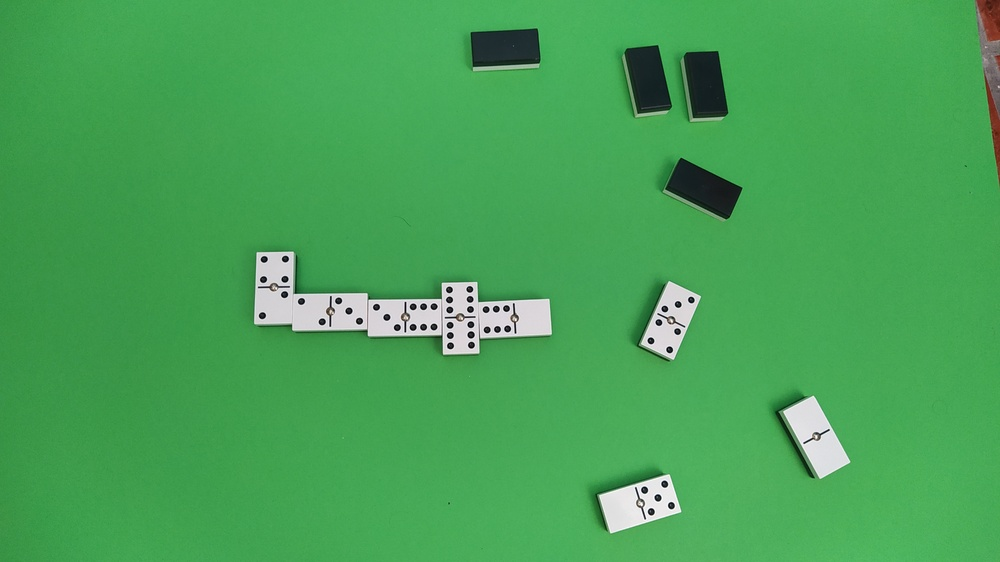
#> input picture vision/fotos_reales/1680906009262.jpg, 1000 x 562 px, shrunk from 4000 x 2248 before the run
$ python -i piece_recognition_v2.py   (imports and definitions only)
#> lines starting #> are read from the running program, lines starting #| are printed output that depends on the picture; after the words box and inside, x2 and y2 are one past the last pixel; in counts of white or black regions, pixels touching at a corner belong together
#> further down, picture is the input picture: shape (562, 1000, 3); mean B, G, R 86.3, 162.5, 71.2
import cv2 as cv
import imutils
from typing import Tuple

def piece_recognition(img, verbose=False, size=1e4) -> Tuple[bool, str]:
    """Reconocimiento del tipo de pieza utilizando la libreria OpenCV

    Args:
        img (Mat): Imagen a clasificar
        verbose (bool): Mostrar mensajes de seguimiento o no
        size (float): Area de la imagen total en píxeles (width*height)
    Returns:
        str: Tipo de ficha
    """
#> called with verbose = False, size = 10000

    gray = cv.cvtColor(img, cv.COLOR_BGR2GRAY)
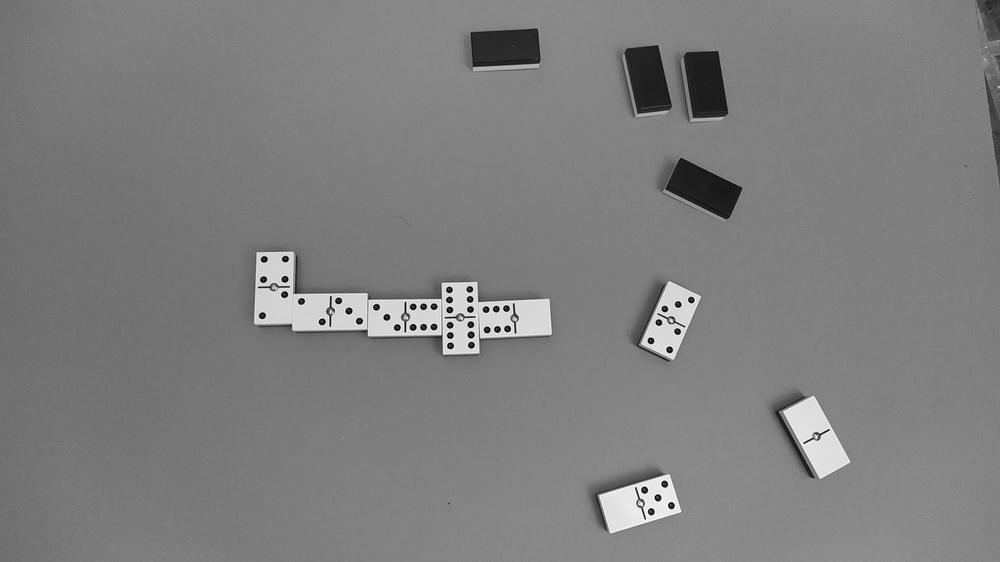
#> gray: shape (562, 1000); min 0, max 255, mean 126.5
    # cv.imshow("Escala de grises", gray)

    thresh, binarized = cv.threshold(gray, 0, 255, cv.THRESH_BINARY+cv.THRESH_OTSU)
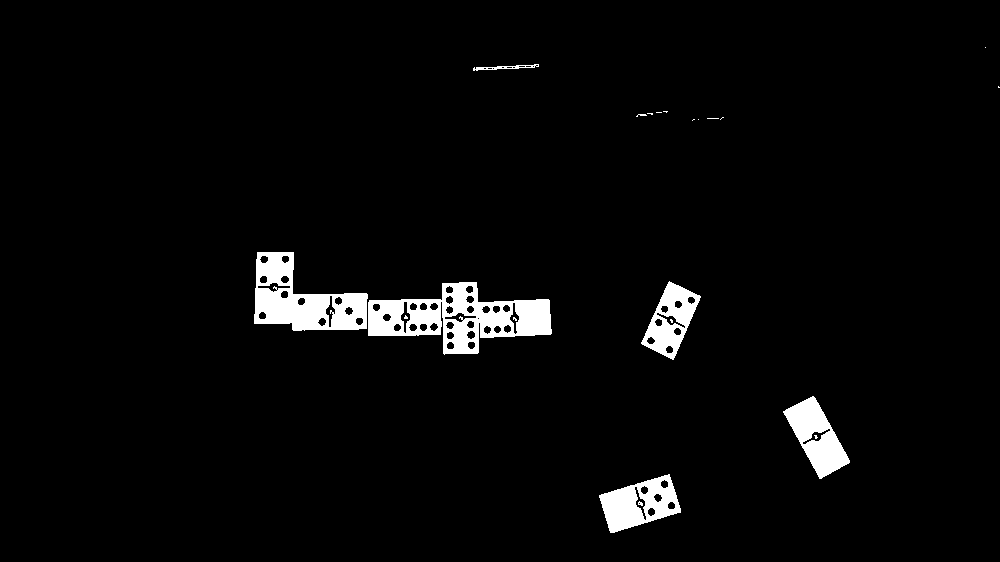
#> binarized: shape (562, 1000); 3.4% white; 21 white regions (15 under 20 px)
#> thresh = 170
    # cv.imshow(f"Imagen binarizada con umbral: {thresh}", binarized)

    contours, _ = cv.findContours(binarized, mode=cv.RETR_CCOMP, method=cv.CHAIN_APPROX_SIMPLE)
#> contours = 91 contours, 27 with area under 20; largest, box (x1, y1, x2, y2) and area: (368, 282, 552, 355) 7506, (254, 252, 368, 331) 5230, (599, 474, 681, 533) 2882, (783, 396, 850, 479) 2618, (641, 281, 701, 360) 2427
    if verbose:
        print(f"Hay {len(contours)} contornos")

    # Primero tratamos el contorno externo
    idx_max_contour, max_contour = max(enumerate(contours), key = lambda x:cv.contourArea(x[1]))
#> idx_max_contour = 15; max_contour = contour of 61 points, box (x1, y1, x2, y2) (368, 282, 552, 355), area 7506
    if verbose:
        print(f"El contorno externo tiene {len(contours[idx_max_contour])} lados")

    _, (width,height), angle = cv.minAreaRect(max_contour)
#> width = 183.1; height = 71.51; angle = -1.74
    # Comprobar si la imagen está muy lejos
    if width*height < 0.02*size:
        print()
        return (False, f"No hay pieza o pieza muy lejos. Dimensiones detectadas: {width}*{height}")
    if verbose:
        print(f"Ángulo del contorno externo: {angle}")

    if angle > 0 and angle != 90:
        if verbose:
            print(f"Ángulo de giro: {angle}")
        img = imutils.rotate(img, angle)
        gray = cv.cvtColor(img, cv.COLOR_BGR2GRAY)
        thresh, binarized = cv.threshold(gray, 0, 255, cv.THRESH_BINARY+cv.THRESH_OTSU)
        # cv.imshow(f"Imagen binarizada con umbral: {thresh}", binarized)
        contours, _ = cv.findContours(binarized, mode=cv.RETR_CCOMP, method=cv.CHAIN_APPROX_SIMPLE)
        idx_max_contour, max_contour = max(enumerate(contours), key = lambda x:cv.contourArea(x[1]))

    (x,y,w,h) = cv.boundingRect(max_contour)
#> x = 368; y = 282; w = 184; h = 73
    cv.rectangle(img, (x,y), (x+w,y+h), color=(0,255,0), thickness=1)
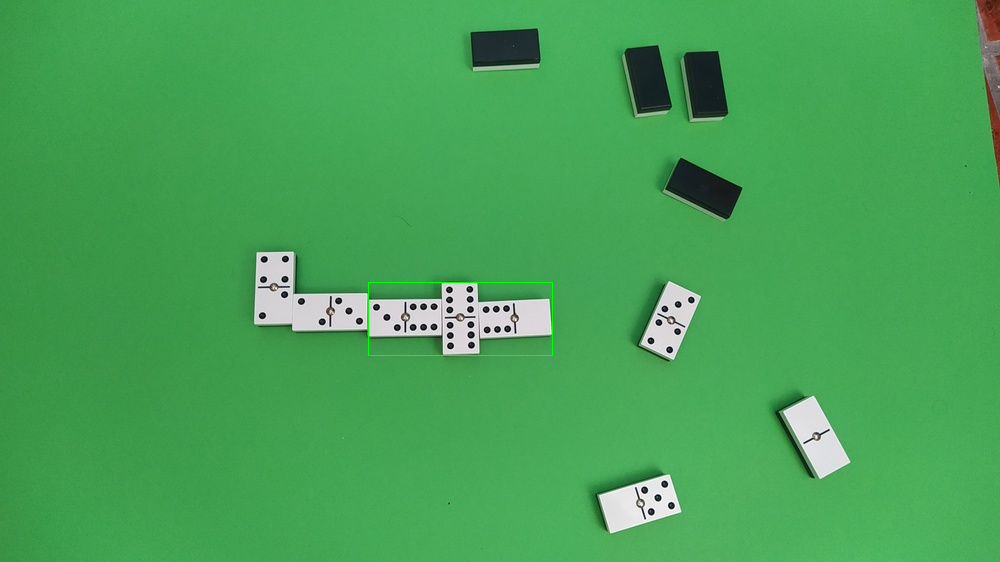
#> img: shape (562, 1000, 3); 0.09% of pixels changed, all inside (x1, y1, x2, y2) = (368, 282, 553, 356)
    # cv.imshow("Imagen con contornos", img)
    # print(f"Contorno externo de la pieza: Punto de inicio {(x,y)} y área {w}*{h}={w*h}")

    # Si está en horizontal, lo ponemos en vertical
    # También calculamos el ancho de la ficha para obtener medidas relativas de los puntos y de la línea separadora
    is_vertical = h/w > 1
#> is_vertical = False
    if is_vertical:
        index_pos = 1 # Definimos si comparamos con x o con y
        ref_piece = w
    else:
        index_pos = 0
        ref_piece = h
#> ref_piece = 73

    # print(f"La referencia de la pieza será: {ref_piece} y dentro de cada punto se tomará el índice {index_pos}")

    # Ahora tratamos los contornos internos
    dots = []
    ref = (0,0)
    for i, contour in enumerate(contours):
        area = cv.contourArea(contour)
        # Si el área es muy pequeña o muy grande no la consideramos
        if area < 0.0001*size or 0.02*size < area:
            # print(f"Área fuera de límites -> Area: {area}. Límites: {0.001*size} - {0.2*size}")
            continue
        # print(f"Área: {area}")
        # Ya no tratamos el contorno grande
        if i == idx_max_contour:
            continue
        epsilon = 0.05*cv.arcLength(contour, True)
        approx = cv.approxPolyDP(contour, epsilon, True)
        if verbose:
            print(f"El contorno tiene {len(approx)} lados")
        (x,y,w,h) = cv.boundingRect(contour)

        # Si es vertical comparamos el ancho y si es horizontal el alto
        if is_vertical:
            ref_inner = w
        else:
            ref_inner = h
        if verbose:
            print(f"Relación contorno/pieza: {ref_inner/ref_piece}")

        if ref_inner/ref_piece < 0.15:
            continue
        elif ref_inner/ref_piece >= 0.15 and ref_inner/ref_piece < 0.25: # punto
            dots.append((x,y))
        elif ref_inner/ref_piece > 0.25: # línea separadora
            ref = (x,y)

        if verbose:
            print(f"Punto de inicio {(x,y)} y área {w}*{h}={w*h}")
        cv.rectangle(img,(x,y), (x+w,y+h), color=(255,0,0), thickness=1)
        cv.imshow("Imagen con contornos", img)
        cv.waitKey(500)
#> this loop made 91 passes
#> (area, epsilon, approx, x, y, w, h, ref_inner) on passes 6, 7, 12, 21, 27, 31, 35, 39: (54.5, 1.42, [[656, 493], [662, 497], [658, 502], [653, 497]], 653, 493, 10, 10, 10), (151.5, 4.21, [[635, 486], [645, 501], [645, 520], [635, 504]], 634, 486, 13, 35, 35), (139, 3.78, [[830, 429], [818, 441], [802, 443], [814, 431]], 802, 428, 29, 17, 17), (46, 1.25, [[496, 325], [501, 328], [498, 333], [493, 330]], 493, 325, 9, 9, 9), (52, 1.39, [[433, 322], [438, 326], [434, 331], [429, 327]], 429, 322, 10, 10, 10), (53, 1.35, [[385, 313], [391, 316], [388, 321], [382, 318]], 382, 313, 10, 9, 9), (46, 1.25, [[469, 305], [474, 308], [471, 313], [466, 310]], 466, 305, 9, 9, 9), (141.5, 3.74, [[513, 302], [519, 316], [515, 334], [509, 319]], 509, 302, 11, 33, 33)
#> (area, epsilon, x, y, w, h, ref_inner) on passes 4, 5, 8, 9, 17, 18: (53, 1.35, 647, 507, 9, 10, 10), (51, 1.31, 667, 501, 9, 9, 9), (52, 1.35, 640, 485, 9, 10, 10), (53.5, 1.38, 660, 479, 9, 10, 10), (51, 1.31, 467, 341, 9, 9, 9), (51, 1.31, 446, 341, 9, 9, 9)
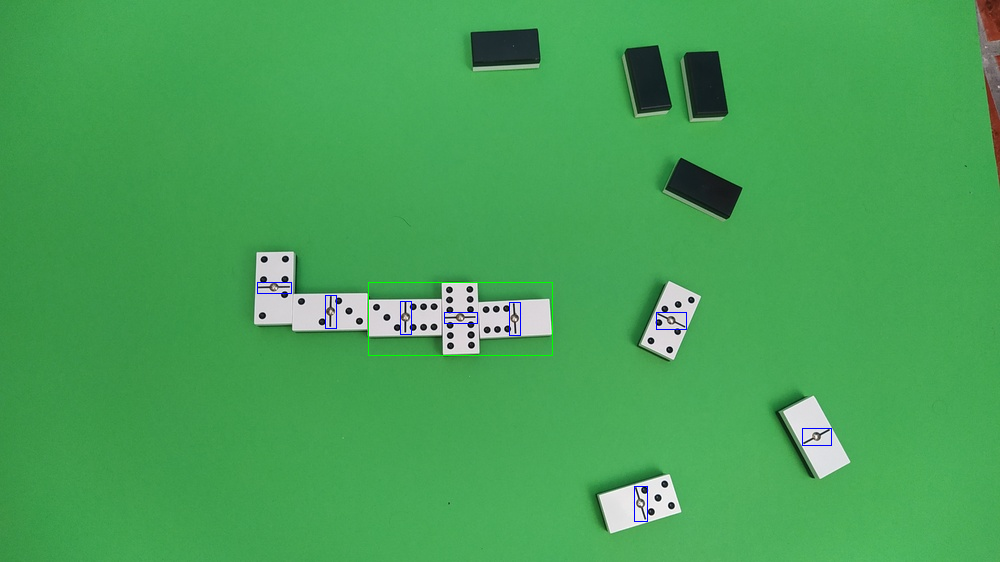
#> img: shape (562, 1000, 3); 0.13% of pixels changed, all inside (x1, y1, x2, y2) = (257, 282, 832, 522)
#> after the loop, dots = [(802, 428), (444, 312), (656, 312), (257, 282)]

    # Separamos los puntos en dos grupos
    n_dots_up = len([dot for dot in dots if dot[index_pos] > ref[index_pos]])
#> n_dots_up = 3
    n_dots_down = len([dot for dot in dots if dot[index_pos] < ref[index_pos]])
#> n_dots_down = 1

    # El primer valor siempre debe ser mayor igual que el segundo
    if n_dots_up < n_dots_down:
        aux = n_dots_up
        n_dots_up = n_dots_down
        n_dots_down = aux

    type_piece = f"{n_dots_up}x{n_dots_down}"
#> type_piece = '3x1'

    return (True,type_piece)

>>> import cv2
>>> picture = cv2.imread('../fotos_reales/1680906009262.jpg')
>>> result = piece_recognition(picture)
#> result = (True, '3x1')

$ run again, on vision/fotos_reales/1680906009279.jpg
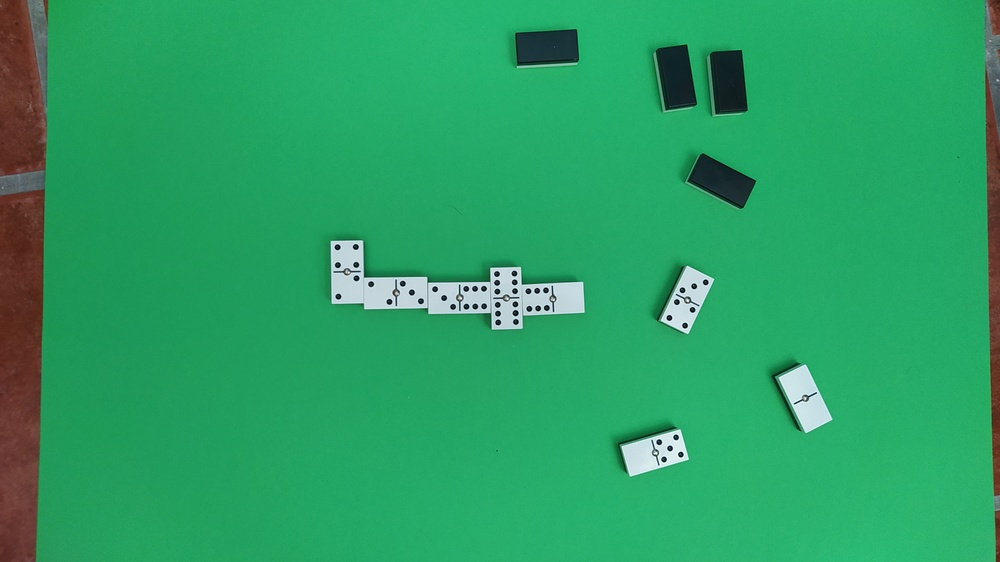
#> input picture vision/fotos_reales/1680906009279.jpg, 1000 x 562 px, shrunk from 4000 x 2248 before the run
#> picture is the input picture: shape (562, 1000, 3); mean B, G, R 100, 159.8, 42.2
#> in piece_recognition, `thresh, binarized = cv.threshold(gray, 0, 255, cv.THRESH_BINARY+cv.THR..`:
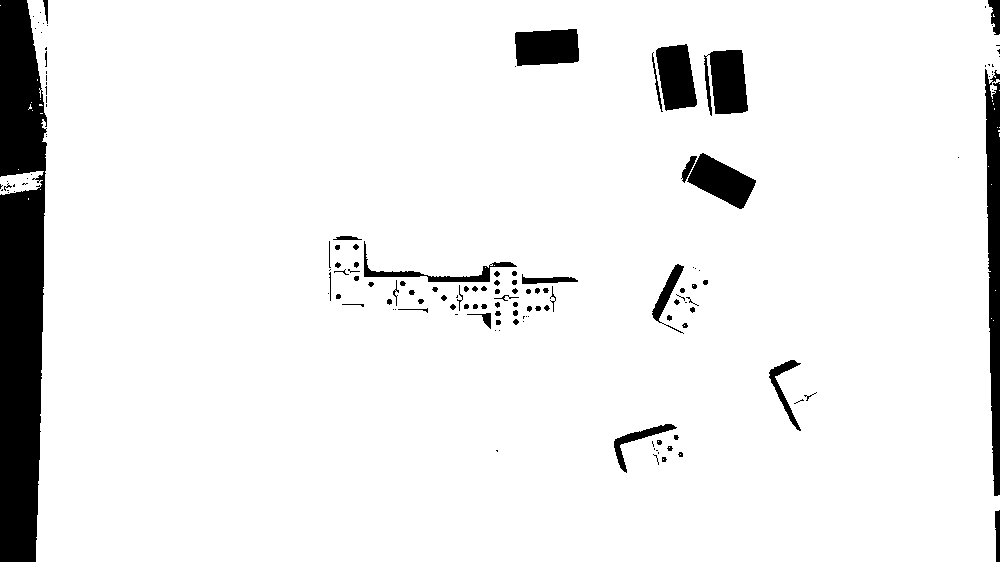
#> binarized: shape (562, 1000); 92.8% white; 146 black regions (67 under 20 px)
#> thresh = 91
#> contours = 221 contours, 138 with area under 20; largest, box (x1, y1, x2, y2) and area: (27, 0, 1000, 562) 532386, (514, 28, 580, 67) 2178, (707, 49, 749, 115) 2166, (655, 43, 698, 112) 2122, (686, 152, 757, 210) 2118
#> idx_max_contour = 54; max_contour = contour of 365 points, box (x1, y1, x2, y2) (27, 0, 1000, 562), area 532386
#> width = 561; height = 972; angle = -90
#> in piece_recognition, `(x,y,w,h) = cv.boundingRect(max_contour)`: x = 27; y = 0; w = 973; h = 562
#> in piece_recognition, `cv.rectangle(img, (x,y), (x+w,y+h), color=(0,255,0), thickness=1)`:
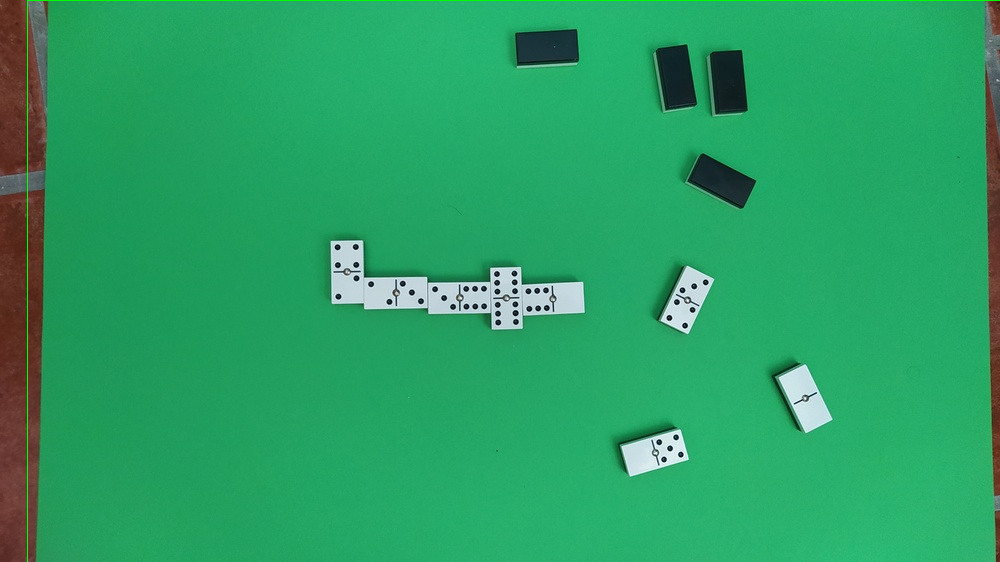
#> img: shape (562, 1000, 3); 0.27% of pixels changed, all inside (x1, y1, x2, y2) = (27, 0, 1000, 562)
#> is_vertical = False
#> ref_piece = 562
#> the loop in piece_recognition, `for i, contour in enumerate(contours):` made 221 passes
#> (area, epsilon, x, y, w, h, ref_inner) on passes 58, 61, 66, 69, 70, 76, 85, 87: (29, 1.02, 661, 456, 7, 7, 7), (27.5, 0.995, 677, 451, 7, 7, 7), (30, 1.07, 666, 445, 8, 7, 7), (29.5, 0.995, 656, 439, 7, 7, 7), (27.5, 0.995, 673, 434, 7, 7, 7), (21.5, 1.14, 805, 394, 8, 8, 8), (41, 2.17, 665, 324, 19, 10, 10), (29.5, 1.04, 681, 322, 8, 7, 7)
#> after the loop in piece_recognition, `for i, contour in enumerate(contours):`: dots = []
#> n_dots_up = 0
#> type_piece = '0x0'
#> result = (True, '0x0')

$ run again, on vision/fotos_reales/1680906009293.jpg
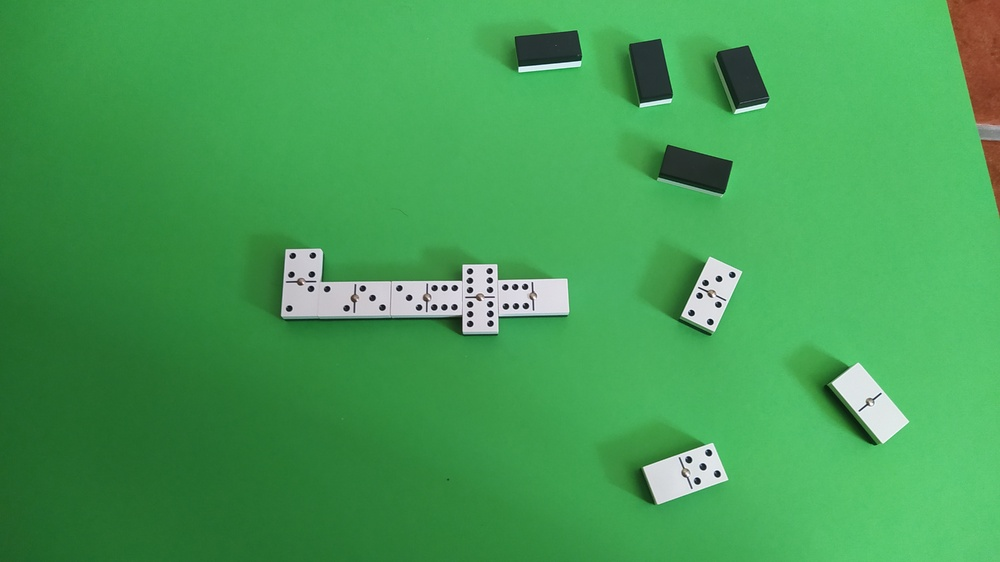
#> input picture vision/fotos_reales/1680906009293.jpg, 1000 x 562 px, shrunk from 4000 x 2248 before the run
#> picture is the input picture: shape (562, 1000, 3); mean B, G, R 84, 157.9, 68.2
#> in piece_recognition, `thresh, binarized = cv.threshold(gray, 0, 255, cv.THRESH_BINARY+cv.THR..`:
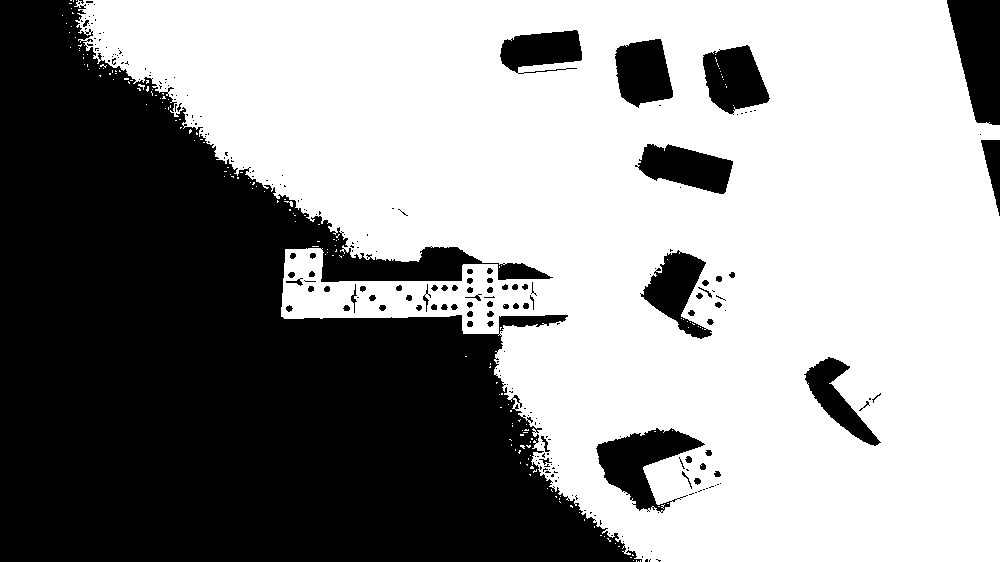
#> binarized: shape (562, 1000); 58.5% white; 251 black regions (180 under 20 px)
#> thresh = 118
#> contours = 509 contours, 425 with area under 20; largest, box (x1, y1, x2, y2) and area: (74, 0, 1000, 562) 350201, (595, 427, 706, 513) 4239, (702, 44, 771, 115) 3283, (637, 143, 734, 195) 3151, (614, 38, 674, 109) 3082
#> idx_max_contour = 174; max_contour = contour of 1297 points, box (x1, y1, x2, y2) (74, 0, 1000, 562), area 350201
#> width = 561; height = 925; angle = -90
#> in piece_recognition, `(x,y,w,h) = cv.boundingRect(max_contour)`: x = 74; y = 0; w = 926; h = 562
#> in piece_recognition, `cv.rectangle(img, (x,y), (x+w,y+h), color=(0,255,0), thickness=1)`:
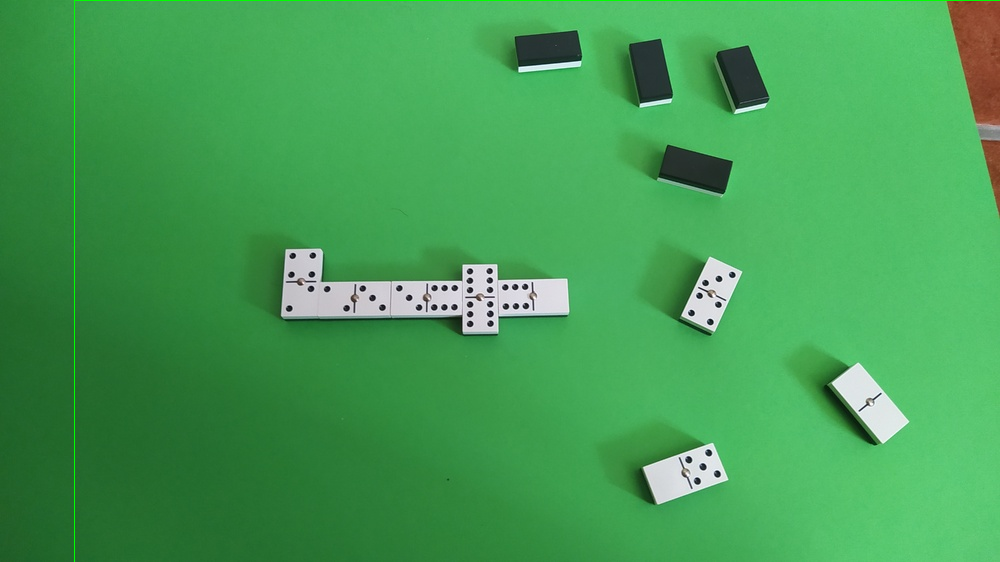
#> img: shape (562, 1000, 3); 0.26% of pixels changed, all inside (x1, y1, x2, y2) = (74, 0, 1000, 562)
#> is_vertical = False
#> ref_piece = 562
#> the loop in piece_recognition, `for i, contour in enumerate(contours):` made 509 passes
#> (area, epsilon, approx, x, y, w, h, ref_inner) on passes 35, 40, 41, 51, 55: (6.5, 0.654, [[520, 445], [520, 446], [524, 448], [523, 445]], 520, 445, 5, 4, 4), (1, 0.2, [[531, 438], [531, 439], [532, 439], [532, 438]], 531, 438, 2, 2, 2), (3, 0.4, [[520, 434], [520, 435], [523, 435], [523, 434]], 520, 434, 4, 2, 2), (1, 0.2, [[510, 410], [510, 411], [511, 411], [511, 410]], 510, 410, 2, 2, 2), (1, 0.2, [[501, 393], [501, 394], [502, 394], [502, 393]], 501, 393, 2, 2, 2)
#> after the loop in piece_recognition, `for i, contour in enumerate(contours):`: dots = []
#> n_dots_up = 0
#> type_piece = '0x0'
#> result = (True, '0x0')
